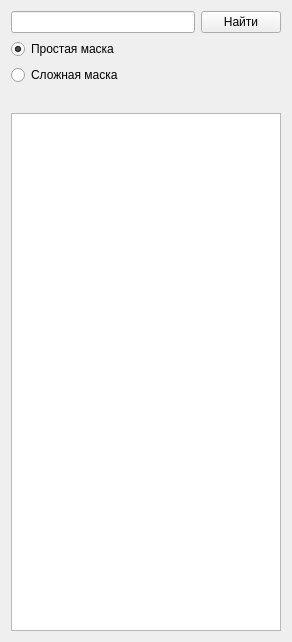
          <widget class="QWidget" name="page_2">
           <property name="geometry">
            <rect>
             <x>0</x>
             <y>0</y>
             <width>292</width>
             <height>642</height>
            </rect>
           </property>
           <attribute name="label">
            <string>Запрос:</string>
           </attribute>
           <layout class="QGridLayout" name="gridLayout_3">
            <item row="0" column="0">
             <layout class="QHBoxLayout" name="horizontalLayout_7">
              <item>
               <widget class="QLineEdit" name="lineEdit_3">
                <property name="toolTip">
                 <string>&lt;html&gt;&lt;head/&gt;&lt;body&gt;&lt;p&gt;Правила формирования маски:&lt;br/&gt;&lt;span style=&quot; font-weight:600;&quot;&gt;*&lt;/span&gt; - любой символ;&lt;/p&gt;&lt;p&gt;&lt;span style=&quot; font-weight:600;&quot;&gt;$1, $2&lt;/span&gt; - определенные символы;&lt;/p&gt;&lt;p&gt;&lt;span style=&quot; font-weight:600;&quot;&gt;А&lt;/span&gt; - конкретный символ.&lt;/p&gt;&lt;p&gt;&lt;br/&gt;Например:&lt;br/&gt;слово &lt;span style=&quot; font-style:italic;&quot;&gt;&amp;quot;дом&amp;quot;&lt;/span&gt; соответствует слудующим маскам: &lt;br/&gt;&lt;span style=&quot; font-weight:600;&quot;&gt;***, Д*М,$1$2$1, Д$1$2 и т.д.&lt;br/&gt;&lt;/span&gt;слово &lt;span style=&quot; font-style:italic;&quot;&gt;&amp;quot;слово&amp;quot;&lt;/span&gt; соответствует: &lt;br/&gt;&lt;span style=&quot; font-weight:600;&quot;&gt;C****,$1$2$3$4$3 и т.д.&lt;br/&gt;&lt;br/&gt;Примечание:&lt;br/&gt;Маска нечуствительна к регистру!&lt;/span&gt;&lt;/p&gt;&lt;/body&gt;&lt;/html&gt;</string>
                </property>
               </widget>
              </item>
              <item>
               <widget class="QPushButton" name="pushButton_12">
                <property name="toolTip">
                 <string>&lt;html&gt;&lt;head/&gt;&lt;body&gt;&lt;p&gt;Правила формирования маски:&lt;br/&gt;&lt;span style=&quot; font-weight:600;&quot;&gt;*&lt;/span&gt; - любой символ;&lt;/p&gt;&lt;p&gt;&lt;span style=&quot; font-weight:600;&quot;&gt;$1, $2&lt;/span&gt; - определенные символы;&lt;/p&gt;&lt;p&gt;&lt;span style=&quot; font-weight:600;&quot;&gt;А&lt;/span&gt; - конкретный символ.&lt;/p&gt;&lt;p&gt;&lt;br/&gt;Например:&lt;br/&gt;слово &lt;span style=&quot; font-style:italic;&quot;&gt;&amp;quot;дом&amp;quot;&lt;/span&gt; соответствует слудующим маскам: &lt;br/&gt;&lt;span style=&quot; font-weight:600;&quot;&gt;***, Д*М,$1$2$1, Д$1$2 и т.д.&lt;br/&gt;&lt;/span&gt;слово &lt;span style=&quot; font-style:italic;&quot;&gt;&amp;quot;слово&amp;quot;&lt;/span&gt; соответствует: &lt;br/&gt;&lt;span style=&quot; font-weight:600;&quot;&gt;C****,$1$2$3$4$3 и т.д.&lt;br/&gt;&lt;br/&gt;Примечание:&lt;br/&gt;Маска нечуствительна к регистру!&lt;/span&gt;&lt;/p&gt;&lt;/body&gt;&lt;/html&gt;</string>
                </property>
                <property name="text">
                 <string>Найти</string>
                </property>
               </widget>
              </item>
             </layout>
            </item>
            <item row="1" column="0">
             <widget class="QRadioButton" name="radioButton_3">
              <property name="text">
               <string>Простая маска</string>
              </property>
              <property name="checked">
               <bool>true</bool>
              </property>
             </widget>
            </item>
            <item row="2" column="0">
             <widget class="QRadioButton" name="radioButton_4">
              <property name="text">
               <string>Сложная маска</string>
              </property>
             </widget>
            </item>
            <item row="3" column="0">
             <widget class="QLabel" name="label_11">
              <property name="minimumSize">
               <size>
                <width>0</width>
                <height>16</height>
               </size>
              </property>
              <property name="text">
               <string/>
              </property>
              <property name="wordWrap">
               <bool>true</bool>
              </property>
             </widget>
            </item>
            <item row="4" column="0">
             <widget class="QPlainTextEdit" name="plainTextEdit_5">
              <property name="readOnly">
               <bool>true</bool>
              </property>
             </widget>
            </item>
           </layout>
          </widget>
